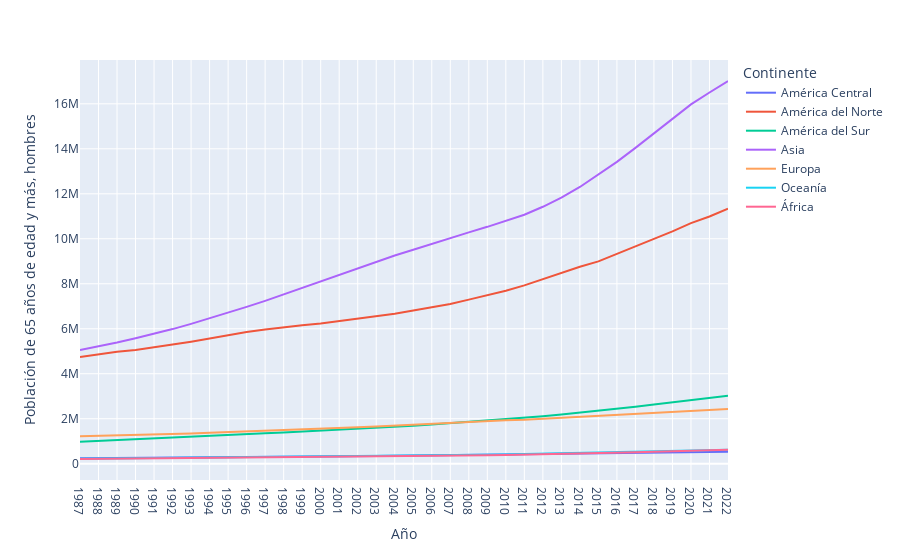
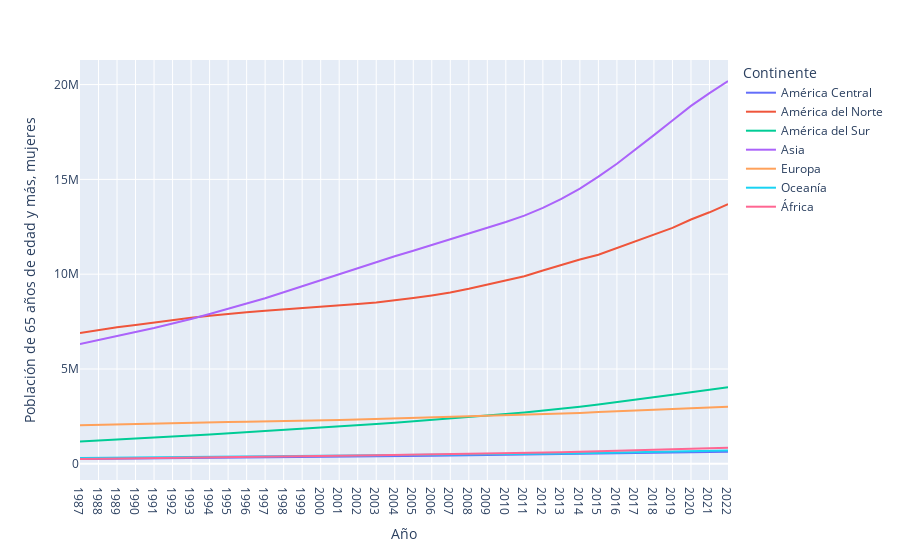
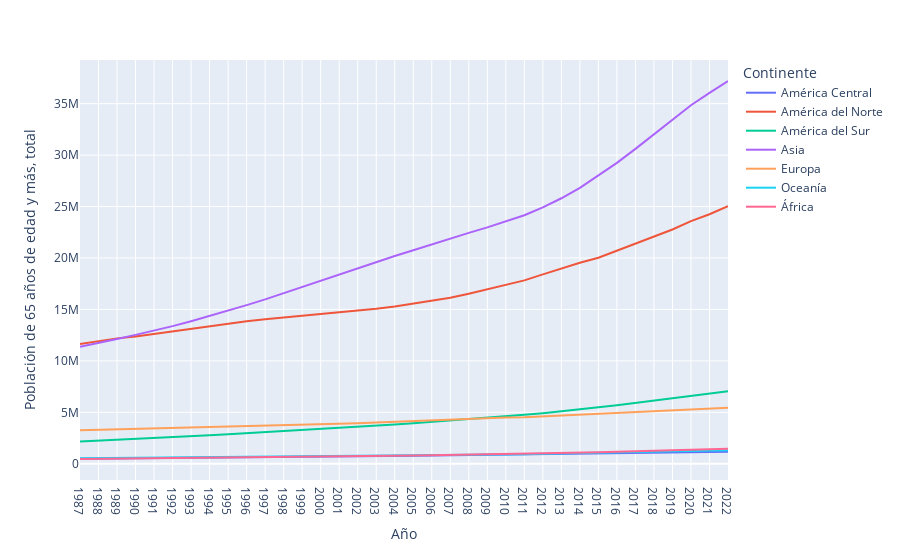
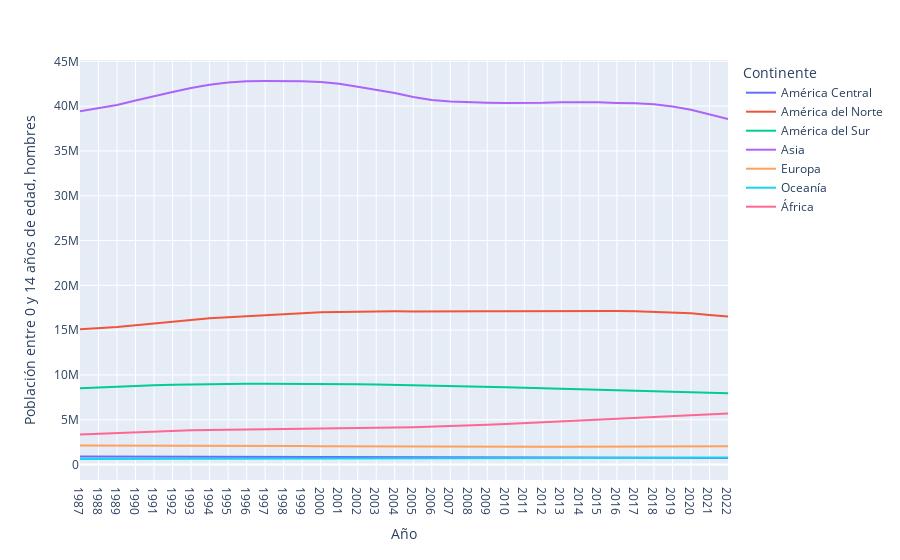

The notebook cell saved with these charts, in order:
### Code cell
for i in df_contientes.columns[2:11]:
    graficar_indicador(i)
